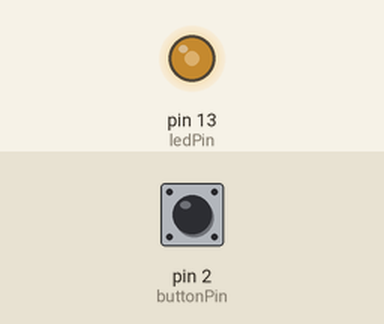
Bench run of a sketch on a simulated Arduino Uno, built with avr-gcc and run on an emulated ATmega328P. Shown: output pins drawn as LEDs (lit = HIGH). Inputs (shaded band) come from the test bench; at power-on: pin 2 (buttonPin) HIGH. What the sketch prints to the serial monitor is not drawn.

Above: at 1.2 s.
1.3 s: pin 2 (buttonPin) pulled LOW for 3.2 s
At 2.6 s:
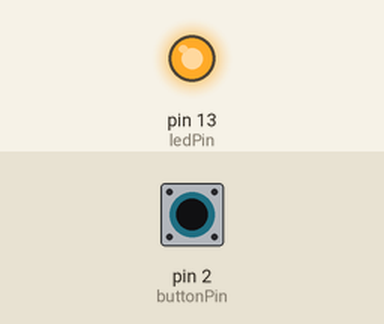
Timing chart, 0 to 12.0 s (numbered marks = the images above; inputs shaded):
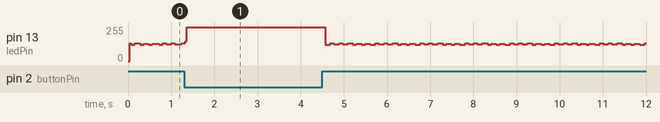

The sketch:

Button.ino
```cpp
#include <Bounce2.h>


// constants won't change. They're used here to
// set pin numbers
const int buttonPin = 2;     // the number of the pushbutton pin
const int ledPin =  13;      // the number of the LED pin

// variables will change:
int buttonState = 0;         // variable for reading the pushbutton status
int buttonPin1 = 0;


//create an instance of the bounce class
Bounce myButton = Bounce();

void setup() {

  pinMode(buttonPin,INPUT_PULLUP);

  myButton.attach(buttonPin);
  myButton.interval(7);

  // initialize the LED pin as an output:
  pinMode(ledPin, OUTPUT);

  Serial.begin(9600);
}

void loop() {
  // read the state of the pushbutton value:

  myButton.update();

  int buttonPin1 = myButton.read();

  Serial.print (buttonPin1);
  //buttonPin1 = analogRead(myButton);

  // check if the pushbutton is pressed.
  // if it is, the buttonState is HIGH:
  if (buttonPin1 == HIGH) {
    // turn LED on:


    digitalWrite(ledPin, buttonState);
    buttonState = !buttonState;
  } else {
     digitalWrite(ledPin, buttonState);
  }
  Serial.println (buttonState);
}
```
